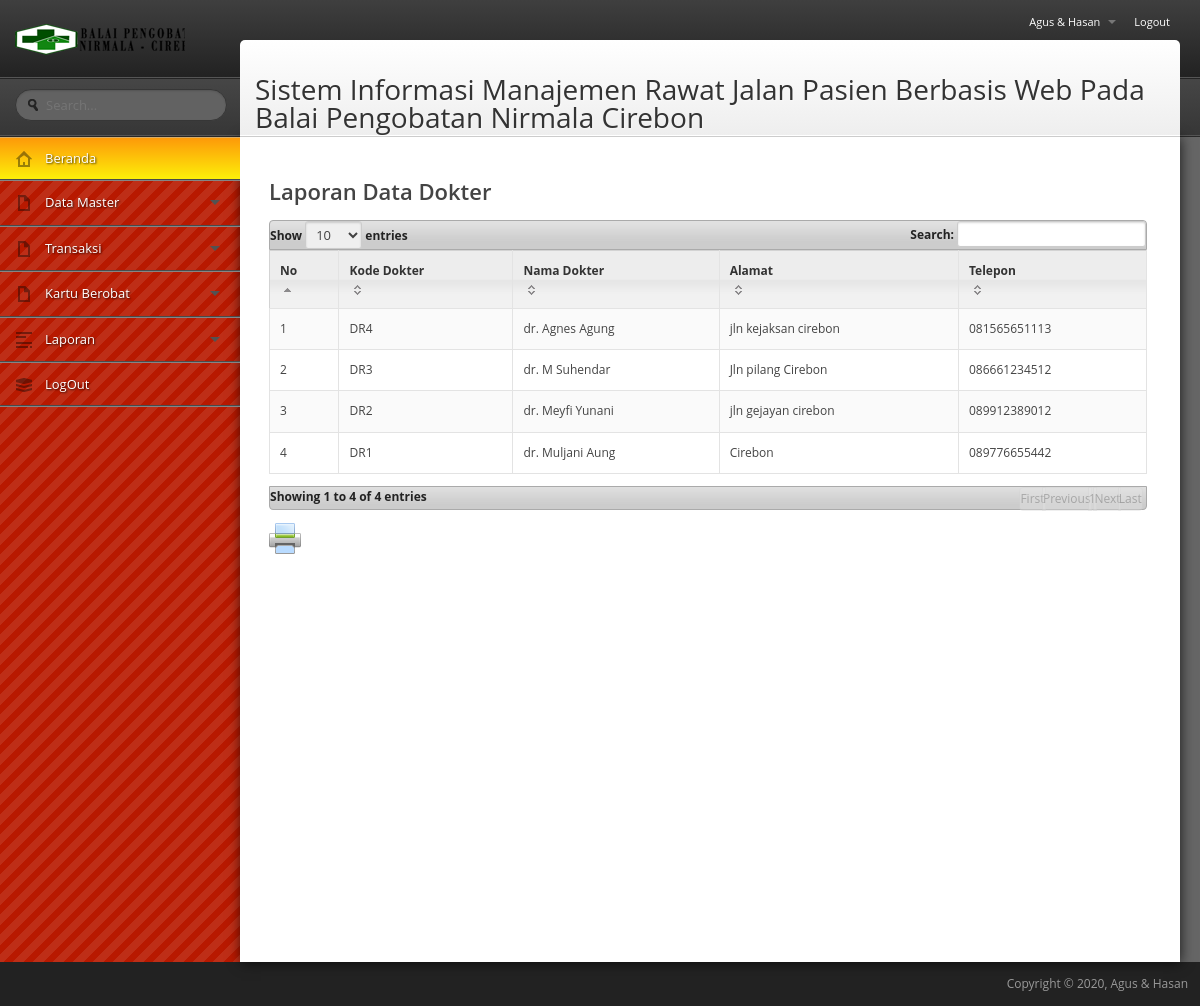
Page /si_rawatjalan/media.php?module=laporandokter (signed in) on the committed database.
### tables this page shows
CREATE TABLE IF NOT EXISTS `dokter` (
  `id_dokter` int(11) NOT NULL AUTO_INCREMENT,
  `kode_dokter` varchar(20) NOT NULL,
  `nama_dokter` varchar(50) NOT NULL,
  `alamat_dokter` text NOT NULL,
  `tlp_dokter` varchar(20) NOT NULL,
  PRIMARY KEY (`id_dokter`)
);

### si_rawatjalan/modul/mod_laporan/laporandokter.php (the view)
<?php
switch($_GET[act]){
  default:
    echo "<h2>Laporan Data Dokter</h2>
          <table class=\"table table-bordered table-striped data-table\"><thead>
          <tr>
			<th>No</th>
			<th>Kode Dokter</th>
			<th>Nama Dokter</th>
			<th>Alamat</th>
			<th>Telepon</th>
		</tr>
		</thead>
		  <tbody>";
    $tampil=mysql_query("SELECT * FROM dokter ORDER BY nama_dokter ASC");
    $no=1;
    while ($r=mysql_fetch_array($tampil)){
       echo "<tr class=\"gradeA\"><td>$no</td>
             <td>$r[kode_dokter]</td>
			 <td>$r[nama_dokter]</td>
			 <td>$r[alamat_dokter]</td>
			 <td>$r[tlp_dokter]</td>
		</tr>";
      $no++;
    }
    echo "</tbody></table>"; ?>
	<a href="print_dokter.php" target="_blank" title="Print"><img src="images/print.png" border="0"/></a>
<?php
    break;
}
?>

### rows in the picture
dokter: kode_dokter "DR4", nama_dokter "dr. Agnes Agung", alamat_dokter "jln kejaksan cirebon", tlp_dokter "081565651113"
dokter: kode_dokter "DR3", nama_dokter "dr. M Suhendar", alamat_dokter "Jln pilang Cirebon", tlp_dokter "086661234512"
dokter: kode_dokter "DR2", nama_dokter "dr. Meyfi Yunani", alamat_dokter "jln gejayan cirebon", tlp_dokter "089912389012"
dokter: kode_dokter "DR1", nama_dokter "dr. Muljani Aung", alamat_dokter "Cirebon", tlp_dokter "089776655442"

### other values in the picture
$_SESSION[namalengkap] "Agus & Hasan"
